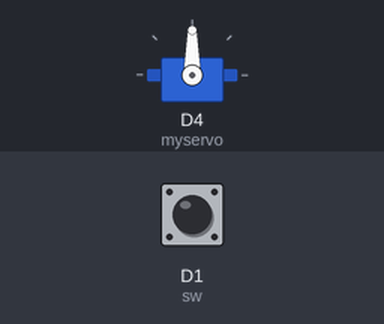
This sketch was run on a simulated ESP8266 (NodeMCU). Parts: servo. The test bench sets the inputs (shaded band); at power-on: D1 (sw) LOW. WiFi joins after 1.5 s; servers stay silent unless stated.

Above: at 1.2 s.
1.3 s: D1 (sw) pulled HIGH for 0.15 s
At 1.37 s:
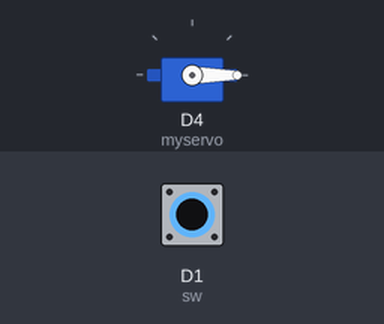
4.4 s: D1 (sw) pulled HIGH for 3.2 s
At 8.2 s:
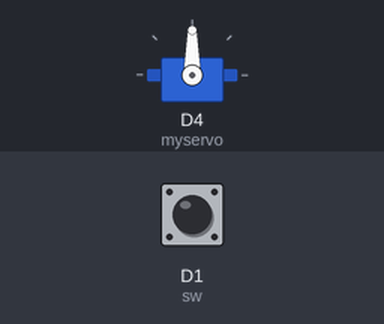
Timing chart, 0 to 9.7 s (numbered marks = the images above; inputs shaded):
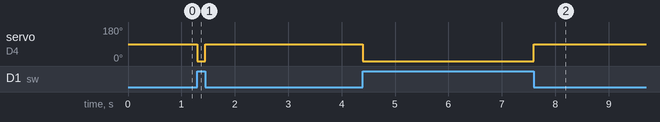

The sketch:

MCU.ino
```cpp
#include <ESP8266WiFi.h>
#include <WiFiClient.h>
#include <SoftwareSerial.h>
#include <Servo.h>
#include "ThingSpeak.h"

//Code By ArduinoALL
WiFiClient client;
unsigned long myChannelNumber = 240769;
const char * myWriteAPIKey = "W986B2XBZA8GEZFQ";
const char* ssid = "Best";
const char* password = "best2538{}";
WiFiServer server(80);

float Tempwater, Waterlevel, pH;
float Turbidity;
int sw = D1; // Switch control Servo feed
int ledPin = D5;
Servo myservo; // Servo feed

SoftwareSerial NodeSerial(D2, D3); // RX | TX
void setup() {
  Serial.begin(115200);

  pinMode(D2, INPUT);
  pinMode(D3, OUTPUT);
  pinMode(sw, INPUT);
  myservo.attach(D4);
  myservo.write(90);
  WiFi.begin(ssid, password);
  ///// set moblie /////
  IPAddress local_ip = {192, 168, 137, 45}; //ฟิกค่า IP
  IPAddress gateway = {192, 168, 1, 1}; //ตั้งค่า IP Gateway
  IPAddress subnet = {255, 255, 255, 0}; //ตั้งค่า Subnet
  WiFi.config(local_ip, gateway, subnet); //setค่าไปยังโมดูล
  ThingSpeak.begin(client);

  NodeSerial.begin(4800);
}
void loop() {

   int val = digitalRead(sw);
   long duration, cm;
   feed(val);
   while (NodeSerial.available() > 0) {
    Tempwater = NodeSerial.parseFloat();
    Turbidity = NodeSerial.parseFloat();
    Waterlevel = NodeSerial.parseFloat();

    pH = NodeSerial.parseFloat();
    if (NodeSerial.read() == '\n') {

          Serial.print("NodeMCU or ESP8266"); Serial.print(" : ");
          Serial.print(Tempwater);Serial.print(" : ");
          Serial.println(Turbidity);Serial.print(" : ");
          Serial.println(Waterlevel);Serial.print(" : ");
          Serial.println(pH);

    }
  }
   /* ThingSpeak.setField(1, Waterlevel);
    ThingSpeak.setField(2, Tempwater);
    ThingSpeak.setField(3, Turbidity);
    ThingSpeak.setField(4, pH);
    ThingSpeak.writeFields(myChannelNumber, myWriteAPIKey);*/


}
///////////////////////////// Feed in Servo Moter /////////////////////////////////////
void feed(int val)
{
  if ( val == 1 )
  {
    myservo.write(0);
  }
  else{
        myservo.write(90);
  }

}
```

Measured:
- after the input at 1.3 s, servo on D4 (myservo): 90° → 0° at once, → 90° 0.15 s later
- after the input at 4.4 s, servo on D4 (myservo): 90° → 0° at once, → 90° 3.2 s later
